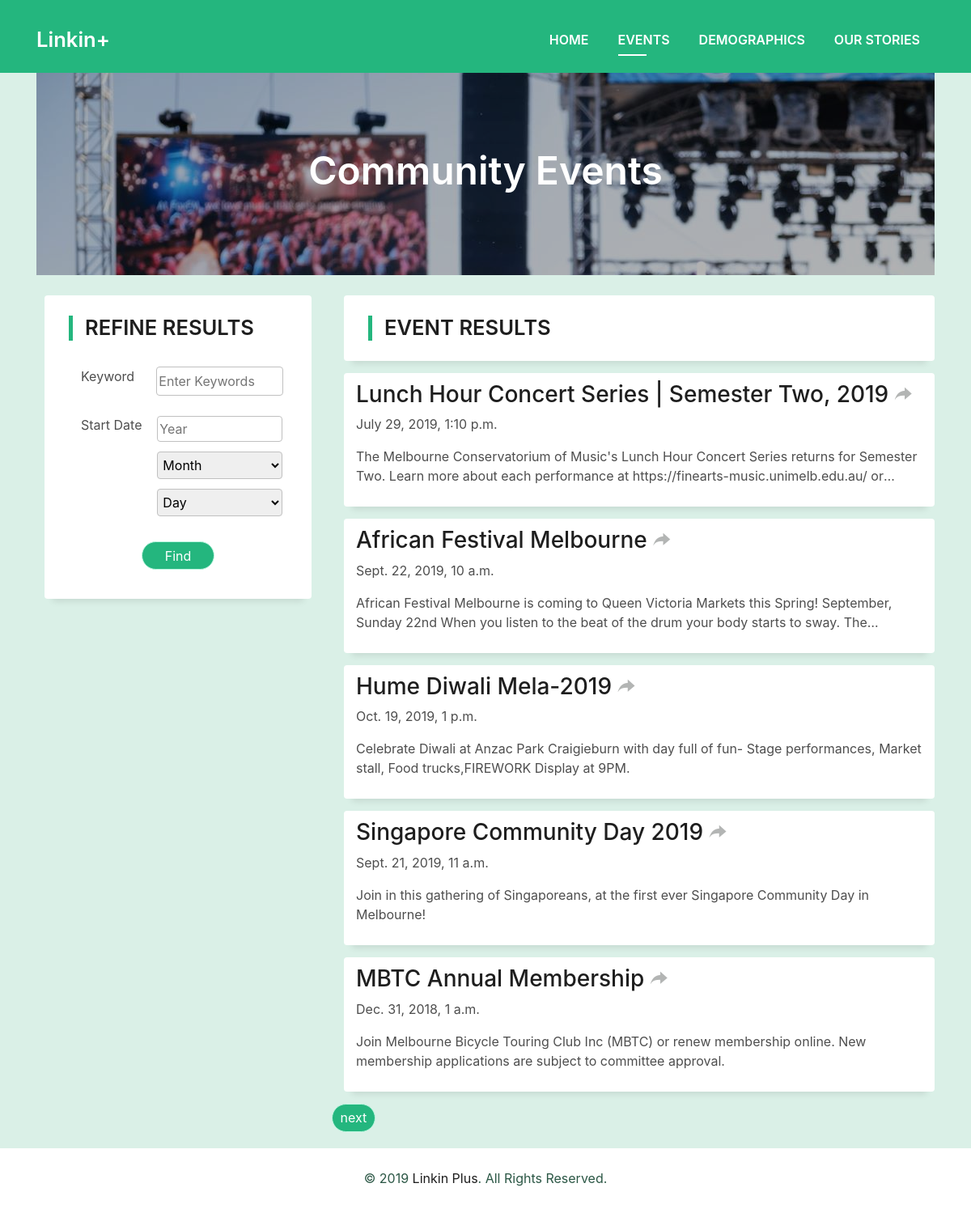
The page /immigrant/events/search/ (signed in) on the database its author committed.
### Immigrant/models.py (models this page shows, shortened)
class Event(models.Model):
    title = models.CharField(max_length=100)
    description = models.TextField()
    link = models.CharField(max_length=300)
    start_date = models.DateTimeField()
    end_date = models.DateTimeField()

### Immigrant/views.py (the view)
# urls.py: path('events/search/', views.search, name='search'),
def search(request):
    keyword = request.GET.get('keyword', '')
    year = request.GET.get('year', '')
    month = request.GET.get('box-month', '')
    day = request.GET.get('box-day', '')
    startdate = year + '-' + month + '-' + day
    if year == '' and keyword == '':
        search_events = Event.objects.all()
    elif year == '' and keyword != '':
        search_events = Event.objects.filter(title__icontains=keyword)
    else:
        search_events = Event.objects.filter(title__icontains=keyword, start_date__contains=startdate)
    paginator = Paginator(search_events, 5)
    page_num = request.GET.get('page', 1)
    page_of_events = paginator.get_page(page_num)
    context = {}
    context['search_keyword'] = keyword
    context['search_startdate'] = startdate
    context['page_of_events'] = page_of_events
    context['search_events_count'] = search_events.count()
    return render(request, 'event_search.html', context)

### Immigrant/templates/event_search.html (shortened to what this page needs)
{% extends 'layout.html' %}
{% load staticfiles %}
{% block content %}
    <div style="background-color: #24b67e; height: 90px;"></div>
    <section id="event">
        <div class="container" style="height: 250px;">
            <div style="background-image: url(/static/images/event.jpg);">
                <div class="intro-content display-table">
                    <div class="table-cell" style="background-color: rgba(0, 0, 0, 0.3); height: 100%; width: 100%;">
                        <div align="center" class="container" >
                            <h2 class="box-banner-text">Community Events</h2>
                        </div>
                    </div>
                </div>
            </div>
        </div>
        <div class="container info-area">
            <div class="row">
                <div class="col-md-4">
                    <div class="find-area">
                        <h2 class="sidebar-title">Refine Results</h2>
                        <form action="{% url 'search' %}">
                            <div  align="center">
                                <div class="row find-div">
                                    <div class="col-md-4">
                                        <p>Keyword&nbsp;</p>
                                    </div>
                                    <div class="col-md-8">
                                        <input type="text" name="keyword" placeholder="Enter Keywords" value="" class="find-input">
                                    </div>
                                </div>
                                <div class="row find-div">
                                    <div class="col-md-4">
                                        <p>Start&nbsp;Date&nbsp;</p>
                                    </div>
                                    <div class="col-md-8">
                                        <table>
                                            <tr>
                                                <td>
                                                    <input id="year" type="number" max="9999" name="year" placeholder="Year" value="" class="find-input" onblur="checkYear()" oninput="changeDate()">
                                                </td>
                                            </tr>
                                            <tr>
                                                <td>
                                                    <select id="month" class="find-input" style="margin: 10px 0;" onchange="changeDate()">
                                                        <option value="0" name="">Month</option>
                                                    </select>
                                                </td>
                                            </tr>
                                            <tr>
                                                <td>
                                                    <select id="day" class="find-input" onchange="changeDay()">
                                                        <option value="0">Day</option>
                                                    </select>
                                                </td>
                                            </tr>
                                        </table>
                                    </div>
                                </div>
                                <button class="button button-a button-rouded" type="submit" style="width: 30%; margin-top: 30px; margin-bottom: 10px;">Find</button>
                            </div>
                        </form>
                    </div>
                </div>
                <div class="col-md-8">
                    <div class="event-unit" style="padding-top: 25px;">
                        <h2 class="sidebar-title" style="margin-bottom: 15px;">Event Results</h2>
                    </div>
                    {% for event in page_of_events %}
                        <div class="event-unit">
                            <h3><a href="{{ event.link }}" target="_blank">{{ event.title }}&nbsp;<span style="color: #b3b5b4;"><i class="ion-forward"></i></span></a></h3>
                            <p>{{ event.start_date }}</p>
                            <p class="event-desc">{{ event.description }}</p>
                        </div>
                    {% empty %}
                        <p>Sorry, there is no such event...</p>
                    {% endfor %}
                    <div class="row">
                        {% if page_of_events.has_next %}
                        <a class="button button-a button-rouded" href="{% url 'search' %}?keyword={{ search_keyword }}&page={{ page_of_events.next_page_number }}">next</a>
                        {% endif %}
                    </div>
                </div>
            </div>
        </div>
    </section>
{% endblock %}
{% block events %}
    active
{% endblock %}

### static/css/style.css (style rules this page uses)
body { background-color: #daf0e7; color: #4e4e4e; }
h1, h2, h3, h4, h5, h6 { color: #1e1e1e; }
a { color: #1e1e1e; transition: all 0.5s ease-in-out; }
.display-table { width: 100%; height: 100%; display: table; }
.table-cell { display: table-cell; vertical-align: middle; }
.box-banner-text { font-weight: 640; color: white; font-size: 3rem; }
.info-area { margin-top: 10px; }
.find-area { background-color: #ffffff; margin: 15px 10px; padding: 10px 15px; padding-top: 25px; border-radius: 4px; box-shadow: 0 13px 8px -10px rgba(0, 0, 0, 0.1); }
.find-div { margin-top: 20px; margin-left: 15px; margin-right: 5px; }
.find-input { width: 100%; padding: 5px 2px; border-radius: 4px; border: 1px solid #C0C0C0; }
.event-unit { background-color: #ffffff; margin: 15px 0; padding: 10px 15px; border-radius: 4px; box-shadow: 0 13px 8px -10px rgba(0, 0, 0, 0.1); }
.event-desc { overflow: hidden; text-overflow: ellipsis; display: -webkit-box; display: box; -webkit-line-clamp: 2; -webkit-box-orient: vertical; }
.sidebar-title { font-size: 1.6rem; font-weight: 600; border-left: 5px solid #24b67e; padding-left: 15px; text-transform: uppercase; margin-left: 15px; margin-bottom: 2rem; }
.button { display: inline-block; padding: .3rem .6rem; text-align: center; vertical-align: middle; -webkit-user-select: none; -moz-user-select: none; -ms-user-select: none; user-select: none; font-size: 1rem; border-radius: .3rem; border: 1px solid transparent; transition: all 500ms ease; cursor: pointer; }
.button-a { background-color: #24b67e; color: #fff; border-color: #bbf5df; }
.button-rouded { border-radius: 5rem; }

### rows shown on the page
Event: title "Lunch Hour Concert Series | Semester Two, 2019", start_date "July 29, 2019, 1:10 p.m.", description "The Melbourne Conservatorium of Music's Lunch Hour Concert Series returns for Semester Two. Learn more about each performance at https://finearts-music.unimelb.edu.au/…"
Event: title "African Festival Melbourne", start_date "Sept. 22, 2019, 10 a.m.", description "African Festival Melbourne is coming to Queen Victoria Markets this Spring! September, Sunday 22nd When you listen to the beat of the drum your body starts to sway.…"
Event: title "Hume Diwali Mela-2019", start_date "Oct. 19, 2019, 1 p.m.", description "Celebrate Diwali at Anzac Park Craigieburn with day full of fun- Stage performances, Market stall, Food trucks,FIREWORK Display at 9PM."
Event: title "Singapore Community Day 2019", start_date "Sept. 21, 2019, 11 a.m.", description "Join in this gathering of Singaporeans, at the first ever Singapore Community Day in Melbourne!"
Event: title "MBTC Annual Membership", start_date "Dec. 31, 2018, 1 a.m.", description "Join Melbourne Bicycle Touring Club Inc (MBTC) or renew membership online. New membership applications are subject to committee approval."
